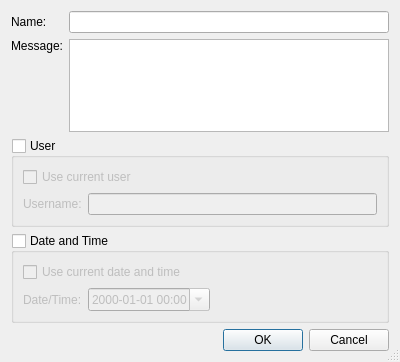
<?xml version="1.0" encoding="UTF-8"?>
<ui version="4.0">
 <class>HgQueuesNewPatchDialog</class>
 <widget class="QDialog" name="HgQueuesNewPatchDialog">
  <property name="geometry">
   <rect>
    <x>0</x>
    <y>0</y>
    <width>400</width>
    <height>362</height>
   </rect>
  </property>
  <property name="windowTitle">
   <string>New Patch</string>
  </property>
  <property name="sizeGripEnabled">
   <bool>true</bool>
  </property>
  <layout class="QGridLayout" name="gridLayout_3">
   <item row="0" column="0">
    <widget class="QLabel" name="nameLabel">
     <property name="text">
      <string>Name:</string>
     </property>
    </widget>
   </item>
   <item row="0" column="1">
    <widget class="QLineEdit" name="nameEdit">
     <property name="toolTip">
      <string>Enter the patch name</string>
     </property>
    </widget>
   </item>
   <item row="1" column="0">
    <widget class="QLabel" name="label_2">
     <property name="text">
      <string>Message:</string>
     </property>
     <property name="alignment">
      <set>Qt::AlignLeading|Qt::AlignLeft|Qt::AlignTop</set>
     </property>
    </widget>
   </item>
   <item row="1" column="1">
    <widget class="QPlainTextEdit" name="messageEdit">
     <property name="toolTip">
      <string>Enter the commit message for the patch</string>
     </property>
     <property name="tabChangesFocus">
      <bool>true</bool>
     </property>
    </widget>
   </item>
   <item row="2" column="0" colspan="2">
    <widget class="QGroupBox" name="userGroup">
     <property name="toolTip">
      <string>Select to give user information</string>
     </property>
     <property name="title">
      <string>User</string>
     </property>
     <property name="checkable">
      <bool>true</bool>
     </property>
     <property name="checked">
      <bool>false</bool>
     </property>
     <layout class="QGridLayout" name="gridLayout">
      <item row="0" column="0" colspan="2">
       <widget class="QCheckBox" name="currentUserCheckBox">
        <property name="toolTip">
         <string>Select to use the name of the current user</string>
        </property>
        <property name="text">
         <string>Use current user</string>
        </property>
       </widget>
      </item>
      <item row="1" column="0">
       <widget class="QLabel" name="label_3">
        <property name="text">
         <string>Username:</string>
        </property>
       </widget>
      </item>
      <item row="1" column="1">
       <widget class="QLineEdit" name="userEdit">
        <property name="toolTip">
         <string>Enter the user name to be used for the patch</string>
        </property>
       </widget>
      </item>
     </layout>
    </widget>
   </item>
   <item row="3" column="0" colspan="2">
    <widget class="QGroupBox" name="dateGroup">
     <property name="toolTip">
      <string>Select to give date and time information</string>
     </property>
     <property name="title">
      <string>Date and Time</string>
     </property>
     <property name="checkable">
      <bool>true</bool>
     </property>
     <property name="checked">
      <bool>false</bool>
     </property>
     <layout class="QGridLayout" name="gridLayout_2">
      <item row="0" column="0" colspan="3">
       <widget class="QCheckBox" name="currentDateCheckBox">
        <property name="toolTip">
         <string>Select to use the current date and time</string>
        </property>
        <property name="text">
         <string>Use current date and time</string>
        </property>
       </widget>
      </item>
      <item row="1" column="0">
       <widget class="QLabel" name="label_4">
        <property name="text">
         <string>Date/Time:</string>
        </property>
       </widget>
      </item>
      <item row="1" column="1">
       <widget class="QDateTimeEdit" name="dateTimeEdit">
        <property name="toolTip">
         <string>Enter the date and time to be used for the patch</string>
        </property>
        <property name="displayFormat">
         <string notr="true">yyyy-MM-dd hh:mm</string>
        </property>
        <property name="calendarPopup">
         <bool>true</bool>
        </property>
       </widget>
      </item>
      <item row="1" column="2">
       <spacer name="horizontalSpacer">
        <property name="orientation">
         <enum>Qt::Horizontal</enum>
        </property>
        <property name="sizeHint" stdset="0">
         <size>
          <width>241</width>
          <height>20</height>
         </size>
        </property>
       </spacer>
      </item>
     </layout>
    </widget>
   </item>
   <item row="4" column="0" colspan="2">
    <widget class="QDialogButtonBox" name="buttonBox">
     <property name="standardButtons">
      <set>QDialogButtonBox::Cancel|QDialogButtonBox::Ok</set>
     </property>
    </widget>
   </item>
  </layout>
 </widget>
 <tabstops>
  <tabstop>nameEdit</tabstop>
  <tabstop>messageEdit</tabstop>
  <tabstop>userGroup</tabstop>
  <tabstop>currentUserCheckBox</tabstop>
  <tabstop>userEdit</tabstop>
  <tabstop>dateGroup</tabstop>
  <tabstop>currentDateCheckBox</tabstop>
  <tabstop>dateTimeEdit</tabstop>
  <tabstop>buttonBox</tabstop>
 </tabstops>
 <resources/>
 <connections>
  <connection>
   <sender>buttonBox</sender>
   <signal>accepted()</signal>
   <receiver>HgQueuesNewPatchDialog</receiver>
   <slot>accept()</slot>
   <hints>
    <hint type="sourcelabel">
     <x>119</x>
     <y>333</y>
    </hint>
    <hint type="destinationlabel">
     <x>14</x>
     <y>333</y>
    </hint>
   </hints>
  </connection>
  <connection>
   <sender>buttonBox</sender>
   <signal>rejected()</signal>
   <receiver>HgQueuesNewPatchDialog</receiver>
   <slot>reject()</slot>
   <hints>
    <hint type="sourcelabel">
     <x>166</x>
     <y>352</y>
    </hint>
    <hint type="destinationlabel">
     <x>45</x>
     <y>326</y>
    </hint>
   </hints>
  </connection>
  <connection>
   <sender>currentUserCheckBox</sender>
   <signal>toggled(bool)</signal>
   <receiver>userEdit</receiver>
   <slot>setDisabled(bool)</slot>
   <hints>
    <hint type="sourcelabel">
     <x>50</x>
     <y>184</y>
    </hint>
    <hint type="destinationlabel">
     <x>98</x>
     <y>208</y>
    </hint>
   </hints>
  </connection>
  <connection>
   <sender>currentUserCheckBox</sender>
   <signal>toggled(bool)</signal>
   <receiver>label_3</receiver>
   <slot>setDisabled(bool)</slot>
   <hints>
    <hint type="sourcelabel">
     <x>22</x>
     <y>182</y>
    </hint>
    <hint type="destinationlabel">
     <x>23</x>
     <y>204</y>
    </hint>
   </hints>
  </connection>
  <connection>
   <sender>currentDateCheckBox</sender>
   <signal>toggled(bool)</signal>
   <receiver>label_4</receiver>
   <slot>setDisabled(bool)</slot>
   <hints>
    <hint type="sourcelabel">
     <x>36</x>
     <y>271</y>
    </hint>
    <hint type="destinationlabel">
     <x>20</x>
     <y>297</y>
    </hint>
   </hints>
  </connection>
  <connection>
   <sender>currentDateCheckBox</sender>
   <signal>toggled(bool)</signal>
   <receiver>dateTimeEdit</receiver>
   <slot>setDisabled(bool)</slot>
   <hints>
    <hint type="sourcelabel">
     <x>146</x>
     <y>266</y>
    </hint>
    <hint type="destinationlabel">
     <x>145</x>
     <y>290</y>
    </hint>
   </hints>
  </connection>
 </connections>
</ui>
